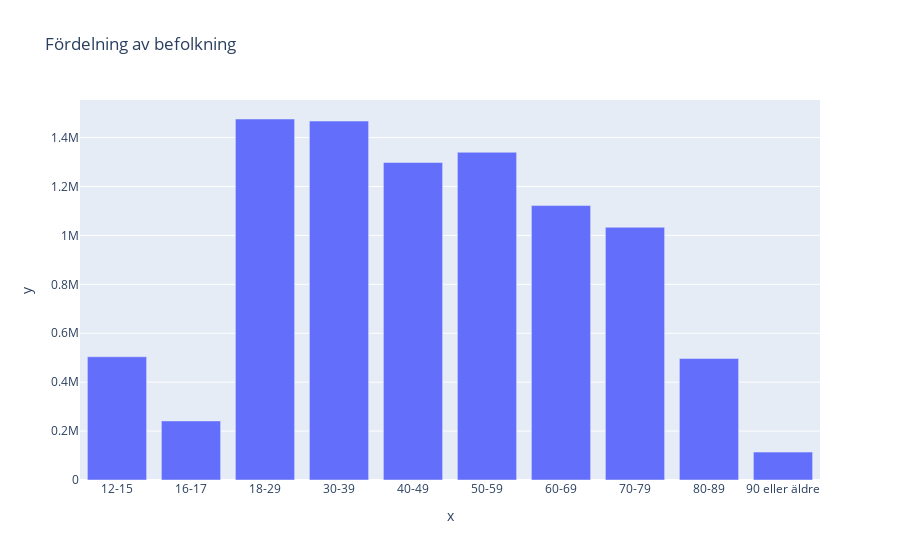

The cell this chart's notebook holds for it:
### Code cell
fig = px.bar(
    vaccin,
    x=demo_age,
    y=demo_pop,
    title="Fördelning av befolkning"
)
fig.show()

fig.write_html("../Labb_1/Visualiseringar/Fördelning_av_befolkning.html")

### Figure 1 — Plotly figure (JSON) as saved in the notebook; plotly's stock layout.template omitted (floating-point values rounded to 4 significant figures)
{"data": [{"alignmentgroup": "True", "hovertemplate": "x=%{x}<br>y=%{y}<extra></extra>", "legendgroup": "", "marker": {"color": "#636efa", "pattern": {"shape": ""}}, "name": "", "offsetgroup": "", "orientation": "v", "showlegend": false, "textposition": "auto", "type": "bar", "x": ["12-15", "16-17", "18-29", "30-39", "40-49", "50-59", "60-69", "70-79", "80-89", "90 eller äldre"], "xaxis": "x", "y": [503831, 241539, 1475950, 1467590, 1298156, 1339798, 1121922, 1033113, 496750, 114141], "yaxis": "y"}], "layout": {"barmode": "relative", "legend": {"tracegroupgap": 0}, "title": {"text": "Fördelning av befolkning"}, "xaxis": {"anchor": "y", "domain": [0, 1], "title": {"text": "x"}}, "yaxis": {"anchor": "x", "domain": [0, 1], "title": {"text": "y"}}}}
